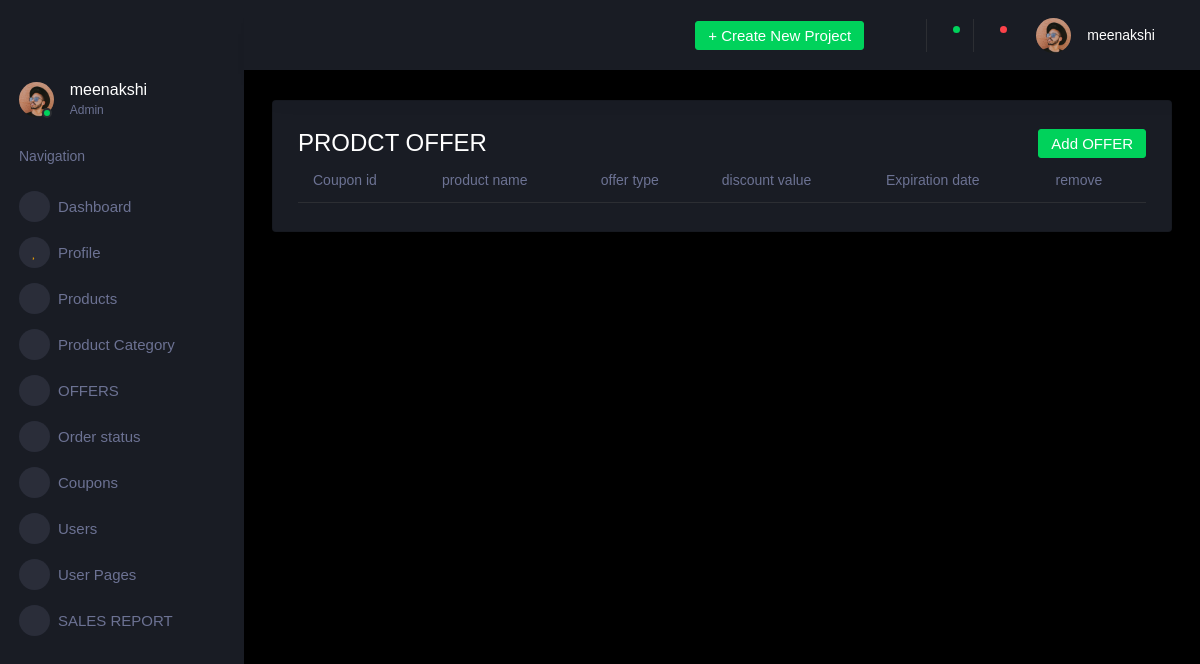
The page /Admin_productoffer on the database as committed earlier.
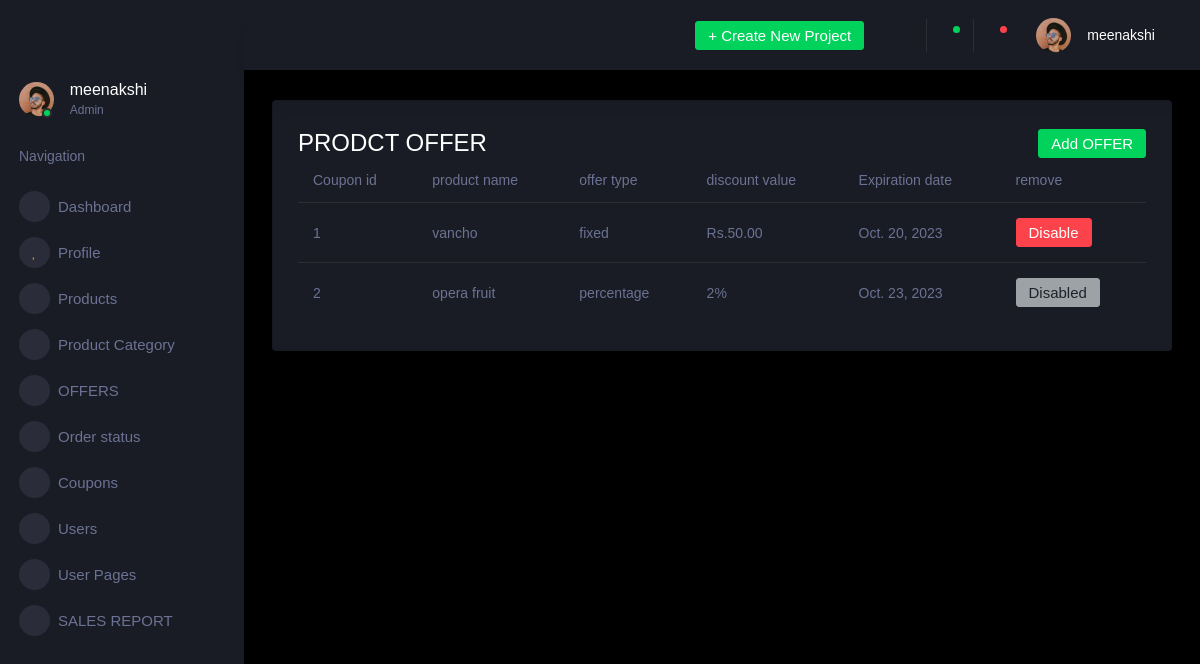
The same page on the database as committed later.
### Users_app/models.py (models this page shows, shortened)
class Product_Offer(models.Model):
    product = models.ForeignKey(Product_Details, on_delete=models.CASCADE)
    offer_type = models.CharField(max_length=10, choices=[('percentage', 'Percentage'), ('fixed', 'Fixed Amount')])
    discount_value = models.DecimalField(max_digits=10, decimal_places=2)
    expiration_date = models.DateField()
    is_active = models.BooleanField(default=True)

class Product_Details(models.Model):
    product_id=models.AutoField(primary_key=True)
    product_name=models.CharField(max_length=255,null=True)
    product_price=models.IntegerField()
    product_image = models.ImageField(upload_to='product_images/', null=True)  # Specify the 'upload_to' directory
    product_quantity=models.FloatField()
    product_descrip=models.CharField(max_length=255,null=True)
    product_stock=models.FloatField()
    product_category = models.ForeignKey(
        'Product_Category',
        on_delete=models.CASCADE,
        related_name='products',  # Reverse relationship name
        null=True
    )

### Users_app/views.py (the view)
# urls.py: path('Admin_productoffer',views.Admin_productoffer,name='Admin_productoffer'),
def Admin_productoffer(request):
    productoffers={
        'productoffer':Product_Offer.objects.all()
    }
    return render(request,'Admin_productoffer.html',productoffers)

### templates/Admin_productoffer.html (shortened to what this page needs)
{% extends 'adminbase.html' %}
{% load static %}
{% block content %}
      <div class="main-panel">
        <div class="content-wrapper">
          <div class="row">
            <div class="col-xl-12 col-sm-12 grid-margin stretch-card">
              <div class="card">
                <div class="card-body">
                  <div class="row">
                    <div class="col-12">
                      <div class="d-flex align-items-center align-self-start">
                        <h3 class="mb-0">PRODCT OFFER</h3>
                        <a href="{% url 'productoffer_add' %}" class='btn btn-success ml-auto'>Add OFFER</a>
                      </div>
                      <div class="table-responsive">
                        <table class="table table-hover">
                          <thead>
                            <tr>
                              <th scope="col">Coupon id</th>
                              <th scope="col">product name</th>
                              <th scope="col">offer type</th>
                              <th scope="col">discount value</th>
                              <th scope="col">Expiration date</th>
                              <th>remove</th>
                            </tr>
                          </thead>
                         <tbody>
                           {% for p in productoffer %}
                              <tr>
                                <td>{{ forloop.counter}}</td>
                                <td>{{ p.product.product_name }}</td>
                                <td>{{ p.offer_type }}</td>
                                {% if p.offer_type == 'percentage' %}
                                    <td> {{p.discount_value|floatformat:0}}%</td>
                                {% else %}
                                     <td> Rs.{{p.discount_value}}</td>
                                {% endif %}
                                <td>{{ p.expiration_date}}</td>
                              <td>
                                {% if p.is_active %}
                                    <form method="post" action="{% url 'productoffer_delete' p.id %}">
                                        <button type="submit" class="btn btn-danger">Disable</button>
                                    </form>
                                {% else %}
                                    <button class="btn btn-secondary" disabled>Disabled</button>
                                {% endif %}
                            </td>
                              </tr>
                    </div>
                    {% endfor %}
                </tbody>
      </div>
    </div>
  </div>
  {% endblock content %}

### templates/adminbase.html (shortened to what this page needs)
{% load static %}
<!DOCTYPE html>
<html lang="en">
  <head>
    <link rel="stylesheet" href="{% static 'assets/vendors/mdi/css/materialdesignicons.min.css' %}">
    <link rel="stylesheet" href="{% static 'assets/vendors/css/vendor.bundle.base.css' %}">
    <link rel="stylesheet" href="{% static 'assets/vendors/jvectormap/jquery-jvectormap.css' %}">
    <link rel="stylesheet" href="{% static 'assets/vendors/flag-icon-css/css/flag-icon.min.css' %}">
    <link rel="stylesheet" href="{% static 'assets/vendors/owl-carousel-2/owl.carousel.min.css' %}">
    <link rel="stylesheet" href="{% static 'assets/vendors/owl-carousel-2/owl.theme.default.min.css' %}">
    <link rel="stylesheet" href="{% static 'assets/css/style.css' %}">
  </head>
  <body>
    <div class="container-scroller">
      <nav class="sidebar sidebar-offcanvas" id="sidebar">
        <div class="sidebar-brand-wrapper d-none d-lg-flex align-items-center justify-content-center fixed-top">
        </div>
        <ul class="nav">
          <li class="nav-item profile">
            <div class="profile-desc">
              <div class="profile-pic">
                <div class="count-indicator">
                  <img class="img-xs rounded-circle " src="{% static 'assets/images/faces/face15.jpg' %}" alt="">
                  <span class="count bg-success"></span>
                </div>
                <div class="profile-name">
                  <h5 class="mb-0 font-weight-normal">meenakshi</h5>
                  <span>Admin</span>
                </div>
              </div>
              <a href="#" id="profile-dropdown" data-toggle="dropdown"><i class="mdi mdi-dots-vertical"></i></a>
            </div>
          </li>
          <li class="nav-item nav-category">
            <span class="nav-link">Navigation</span>
          </li>
          <li class="nav-item menu-items">
            <a class="nav-link" href="{% url 'adminhome' %}">
              <span class="menu-icon">
                <i class="mdi mdi-speedometer"></i>
              </span>
              <span class="menu-title">Dashboard</span>
            </a>
          </li>
          <li class="nav-item menu-items">
            <a class="nav-link" href="{% url 'adminprofile' %}">
              <span class="menu-icon">
                <i class="mdi mdi-account"></i>
              </span>
              <span class="menu-title">Profile</span>
            </a>
          </li>
          <li class="nav-item menu-items">
            <a class="nav-link" href="{% url 'products' %}">
              <span class="menu-icon">
                <i class="mdi mdi-table-large"></i>
              </span>
              <span class="menu-title">Products</span>
            </a>
          </li>
          <li class="nav-item menu-items">
            <a class="nav-link" href="{% url 'productcategory' %}">
              <span class="menu-icon">
                <i class="mdi mdi-table-large"></i>
              </span>
              <span class="menu-title">Product Category</span>
            </a>
          </li>
          <li class="nav-item menu-items">
            <a class="nav-link" data-toggle="collapse" href="#ui-basic" aria-expanded="false" aria-controls="ui-basic">
              <span class="menu-icon">
                <i class="mdi mdi-laptop"></i>
              </span>
              <span class="menu-title">OFFERS</span>
              <i class="menu-arrow"></i>
            </a>
          </li>
          <li class="nav-item menu-items">
            <a class="nav-link" href="{% url 'Admin_orderstatus' %}">
              <span class="menu-icon">
                <i class="mdi mdi-playlist-play"></i>
              </span>
              <span class="menu-title">Order status</span>
            </a>
          </li>
          <li class="nav-item menu-items">
            <a class="nav-link" href="{% url 'Admin_couponsdisplay' %}">
              <span class="menu-icon">
                <i class="mdi mdi-chart-bar"></i>
              </span>
              <span class="menu-title">Coupons</span>
            </a>
          </li>
          <li class="nav-item menu-items">
            <a class="nav-link" href="{% url 'userdetails' %}">
              <span class="menu-icon">
                <i class="mdi mdi-contacts"></i>
              </span>
              <span class="menu-title">Users</span>
            </a>
          </li>
          <li class="nav-item menu-items">
            <a class="nav-link" data-toggle="collapse" href="#auth" aria-expanded="false" aria-controls="auth">
              <span class="menu-icon">
                <i class="mdi mdi-security"></i>
              </span>
              <span class="menu-title">User Pages</span>
              <i class="menu-arrow"></i>
            </a>
          </li>
          <li class="nav-item menu-items">
            <a class="nav-link" href="{% url 'sales_report' %}">
              <span class="menu-icon">
                <i class="mdi mdi-file-document-box"></i>
              </span>
              <span class="menu-title">SALES REPORT</span>
            </a>
          </li>
        </ul>
      </nav>
      <div class="container-fluid page-body-wrapper">
        <nav class="navbar p-0 fixed-top d-flex flex-row">
          <div class="navbar-menu-wrapper flex-grow d-flex align-items-stretch">
            <button class="navbar-toggler navbar-toggler align-self-center" type="button" data-toggle="minimize">
              <span class="mdi mdi-menu"></span>
            </button>
            <ul class="navbar-nav navbar-nav-right">
              <li class="nav-item dropdown d-none d-lg-block">
                <a class="nav-link btn btn-success create-new-button" id="createbuttonDropdown" data-toggle="dropdown" aria-expanded="false" href="#">+ Create New Project</a>
              </li>
              <li class="nav-item nav-settings d-none d-lg-block">
                <a class="nav-link" href="#">
                  <i class="mdi mdi-view-grid"></i>
                </a>
              </li>
              <li class="nav-item dropdown border-left">
                <a class="nav-link count-indicator dropdown-toggle" id="messageDropdown" href="#" data-toggle="dropdown" aria-expanded="false">
                  <i class="mdi mdi-email"></i>
                  <span class="count bg-success"></span>
                </a>
              </li>
              <li class="nav-item dropdown border-left">
                <a class="nav-link count-indicator dropdown-toggle" id="notificationDropdown" href="#" data-toggle="dropdown">
                  <i class="mdi mdi-bell"></i>
                  <span class="count bg-danger"></span>
                </a>
              </li>
              <li class="nav-item dropdown">
                <a class="nav-link" id="profileDropdown" href="#" data-toggle="dropdown">
                  <div class="navbar-profile">
                    <img class="img-xs rounded-circle" src="{% static 'assets/images/faces/face15.jpg' %}" alt="">
                    <p class="mb-0 d-none d-sm-block navbar-profile-name">meenakshi</p>
                    <i class="mdi mdi-menu-down d-none d-sm-block"></i>
                  </div>
                </a>
              </li>
            </ul>
          </div>
        </nav>
    {% block content %}
    {% endblock content %}
  </body>
</html>

Rows that differ between the two databases and show on the page:
added Product_Offer: product.product_name "vancho", offer_type "fixed", discount_value "50.00", expiration_date "Oct. 20, 2023", is_active "Disable"
added Product_Offer: product.product_name "opera fruit", offer_type "percentage", discount_value "2", expiration_date "Oct. 23, 2023", is_active "Disabled"
